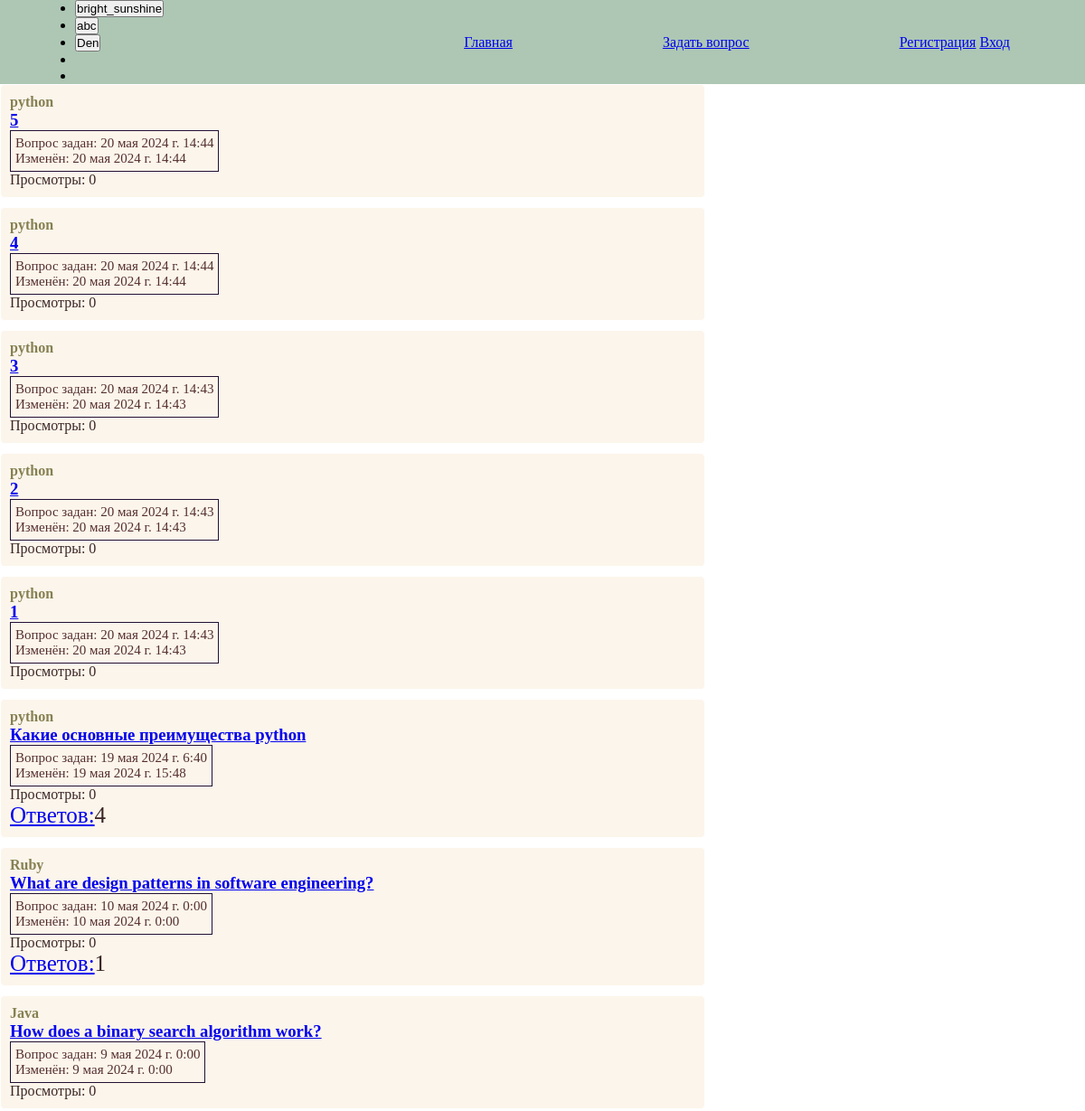
Before: / (upper part) with the older database file.
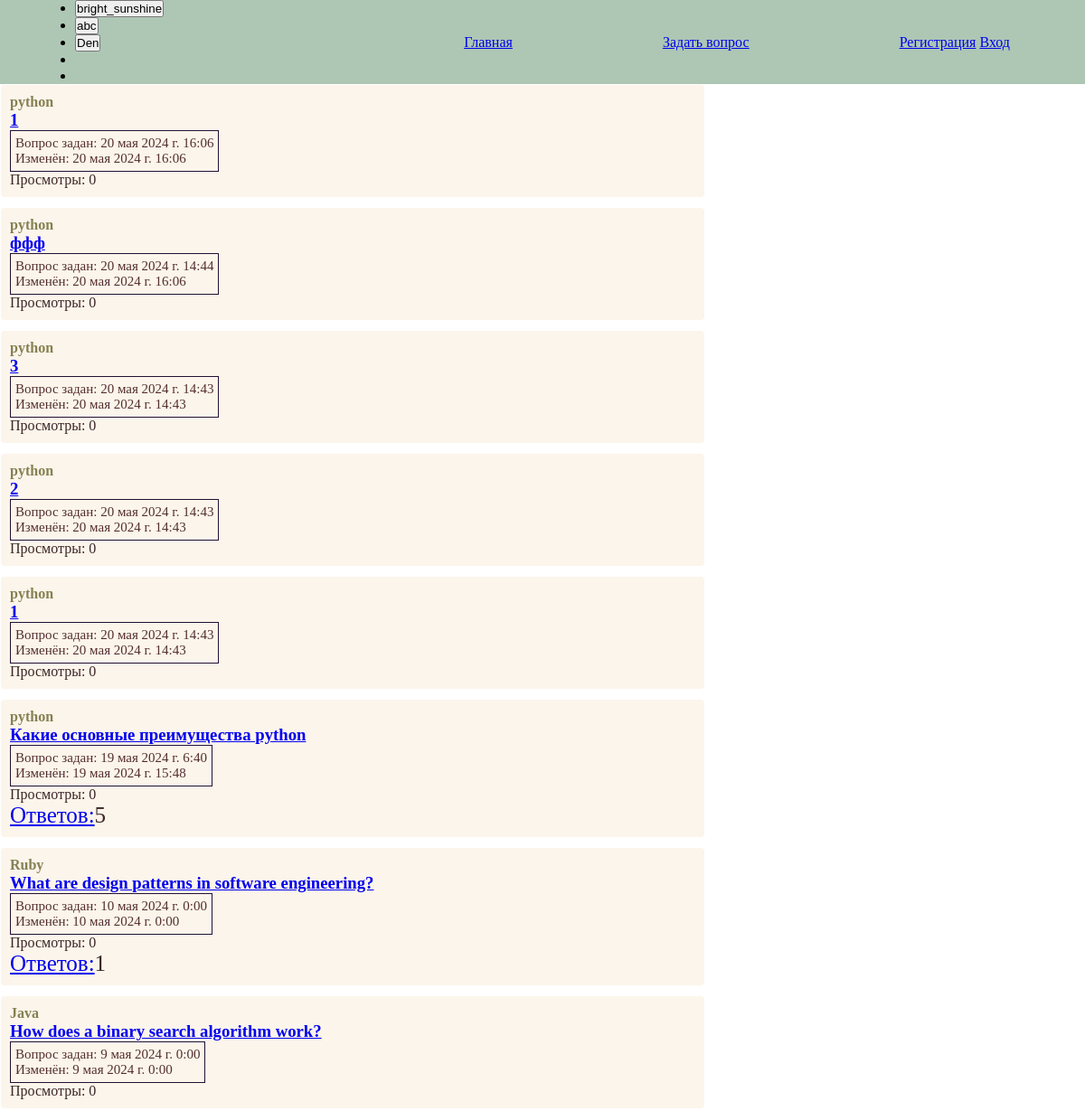
After: the same page with the newer database file.
### main/models.py (models this page shows, shortened)
class Question(models.Model):
    autor = models.ForeignKey(
        User,
        max_length=20,
        null=True,
        blank=False,
        on_delete=models.SET_NULL,
        related_name="question_set",
    )
    teg = models.CharField(max_length=10, blank=False)
    title = models.CharField(max_length=50, blank=False)
    text = models.TextField(max_length=200, blank=False)
    created_at = models.DateTimeField(auto_now_add=True, blank=False)
    updated_at = models.DateTimeField(auto_now=True, blank=False)
    views = models.SmallIntegerField(default=0)
    class Meta:
        ordering = ["-created_at"]

### main/views.py (the view)
# urls.py: path("", index, name="index"),
def index(request):
    answers = (
        Answer.objects.all()
        .values("question_id")
        .annotate(total=Count("question_id"))
    )
    all_question = Question.objects.all()
    context = {
        "all_question": all_question,
        "answers": answers,
    }
    return render(request, "main/index_main.html", context)

### main/templates/main/index_main.html (shortened to what this page needs)
{% extends 'wrapper/main.html' %}
{% load static %}
{% block content %}
  <link rel="stylesheet" type="text/css" href="{% static 'css/style.css' %}" />
  {% for quest in all_question %}
    <div id="conteiner">
      <div id="box">
        <div class="autor&title">
          <h4 id="teg">{{ quest.teg }}</h4>
          <a href="{% url 'question' quest.id %}"><h3>{{ quest.title }}</h3></a>
        </div>
        <div class="date">
          <div>Вопрос задан: {{ quest.created_at }}</div>
          <div>Изменён: {{ quest.updated_at }}</div>
        </div>
        <div id="views">Просмотры: {{ quest.views }}</div>
        {% for ans in answers %}
          {% if ans.question_id == quest.id %}
            <div class="ans">
              <a href="{% url 'question' quest.id %}" id="ans">Ответов:</a>{{ ans.total }}
            </div>
          {% endif %}
        {% endfor %}
      </div>
    </div>
  {% endfor %}
{% endblock %}

Changed rows visible on the page:
removed Question: teg "python", title "5", created_at "20 мая 2024 г. 14:44", updated_at "20 мая 2024 г. 14:44", views "0"
added Question: teg "python", title "1", created_at "20 мая 2024 г. 16:06", updated_at "20 мая 2024 г. 16:06", views "0"
changed Question: title "4" → "ффф"; updated_at "20 мая 2024 г. 14:44" → "20 мая 2024 г. 16:06"
Other visible differences:
new list line: "Ответов: 5"
list line gone: "Ответов: 4"
